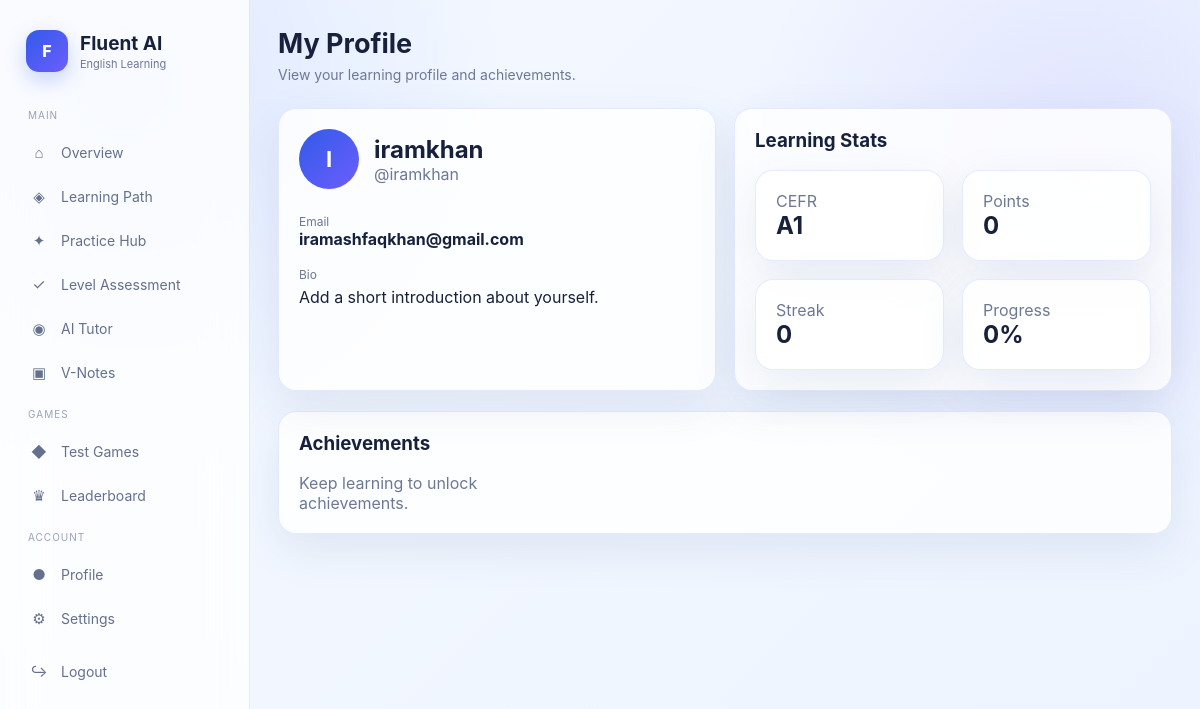
Page /profile/ (signed in) on the committed database.
### learning/models.py (models this page shows, shortened)
class UserProfile(models.Model):
    LEVEL_CHOICES = [
        ("BEGINNER", "Beginner"),
        ("ELEMENTARY", "Elementary"),
        ("INTERMEDIATE", "Intermediate"),
        ("ADVANCED", "Advanced"),
    ]
    user = models.OneToOneField(
        User,
        on_delete=models.CASCADE,
        related_name="profile"
    )
    level = models.CharField(
        max_length=20,
        choices=LEVEL_CHOICES,
        default="BEGINNER"
    )
    cefr_level = models.CharField(
        max_length=5,
        default="A1"
    )
    points = models.PositiveIntegerField(default=0)
    streak = models.PositiveIntegerField(default=0)
    progress_percent = models.FloatField(default=0)
    completed_lessons = models.PositiveIntegerField(default=0)
    last_active = models.DateTimeField(
        null=True,
        blank=True
    )
    bio = models.TextField(blank=True)
    notifications_enabled = models.BooleanField(
        default=True
    )
    dark_mode = models.BooleanField(
        default=False
    )
    created_at = models.DateTimeField(
        auto_now_add=True
    )
    updated_at = models.DateTimeField(
        auto_now=True
    )

### learning/views.py (the view)
# urls.py: path("profile/", views.profile, name="profile"),
@login_required
def profile(request):
    profile = get_profile(
        request.user
    )
    achievements = UserAchievement.objects.filter(
        user=request.user
    ).select_related(
        "achievement"
    )
    recent = LearningEvent.objects.filter(
        user=request.user
    )[:10]
    return render(
        request,
        "profile.html",
        {
            "profile": profile,
            "achievements": achievements,
            "recent": recent,
        }
    )

### learning/views.py (called while the page is built)
def get_profile(user):
    profile, created = UserProfile.objects.get_or_create(
        user=user
    )
    return profile

### learning/templates/profile.html (shortened to what this page needs)
{% extends "base.html" %}
{% block content %}
<div class="topbar">
    <div class="page-title">
        <h1>My Profile</h1>
        <p>
            View your learning profile and achievements.
        </p>
    </div>
</div>
<div class="grid grid-2">
    <div class="card">
        <div style="display:flex; align-items:center; gap:15px;">
            <div
                class="avatar"
                style="width:60px; height:60px; font-size:22px;"
            >
                {{ user.username|first|upper }}
            </div>
            <div>
                <h2>
                    {{ user.first_name|default:user.username }}
                </h2>
                <p class="muted">
                    @{{ user.username }}
                </p>
            </div>
        </div>
        <div style="margin-top:25px;">
            <p class="muted" style="font-size:12px;">
                Email
            </p>
            <strong>
                {{ user.email|default:"Not provided" }}
            </strong>
        </div>
        <div style="margin-top:18px;">
            <p class="muted" style="font-size:12px;">
                Bio
            </p>
            <p style="margin-top:5px;">
                {{ profile.bio|default:"Add a short introduction about yourself." }}
            </p>
        </div>
    </div>
    <div class="card">
        <h3>Learning Stats</h3>
        <div class="grid grid-2" style="margin-top:18px;">
            <div class="card">
                <p class="muted">CEFR</p>
                <h2>{{ profile.cefr_level|default:"A1" }}</h2>
            </div>
            <div class="card">
                <p class="muted">Points</p>
                <h2>{{ profile.points|default:0 }}</h2>
            </div>
            <div class="card">
                <p class="muted">Streak</p>
                <h2>{{ profile.streak|default:0 }}</h2>
            </div>
            <div class="card">
                <p class="muted">Progress</p>
                <h2>{{ profile.progress_percent|floatformat:0 }}%</h2>
            </div>
        </div>
    </div>
</div>
<div class="card" style="margin-top:20px;">
    <h3>Achievements</h3>
    <div class="grid grid-3" style="margin-top:18px;">
        {% for item in achievements %}
            <div class="card">
                <div style="font-size:28px;">
                    {{ item.achievement.icon }}
                </div>
                <h3 style="margin-top:10px;">
                    {{ item.achievement.title }}
                </h3>
                <p class="muted" style="margin-top:5px;">
                    {{ item.achievement.description }}
                </p>
            </div>
        {% empty %}
            <p class="muted">
                Keep learning to unlock achievements.
            </p>
        {% endfor %}
    </div>
</div>
{% endblock %}

### learning/templates/base.html (style rules this page uses)
* { box-sizing: border-box; margin: 0; padding: 0; }
:root { --primary: #315bea; --primary-dark: #2345c7; --secondary: #6d5dfc; --accent: #22a6f2; --bg: #eef5ff; --card: rgba(255, 255, 255, 0.82); --border: rgba(49, 91, 234, 0.12); --text: #17213b; --muted: #6d7895; --success: #16a36a; --danger: #e55353; --shadow: 0 15px 45px rgba(48, 75, 140, 0.10); }
body { font-family: Inter, -apple-system, BlinkMacSystemFont, "Segoe UI", sans-serif; background: radial-gradient(circle at 10% 10%, rgba(78, 126, 255, 0.14), transparent 30%), radial-gradient(circle at 90% 20%, rgba(110, 93, 252, 0.12), transparent 28%), linear-gradient(135deg, #f5f9ff, #edf4ff); color: var(--text); min-height: 100vh; }
.topbar { display: flex; align-items: center; justify-content: space-between; margin-bottom: 25px; }
.page-title h1 { font-size: 27px; line-height: 1.2; }
.page-title p { color: var(--muted); margin-top: 6px; font-size: 14px; }
.avatar { width: 35px; height: 35px; border-radius: 50%; display: flex; align-items: center; justify-content: center; color: white; font-weight: 700; background: linear-gradient(135deg, var(--primary), var(--secondary)); }
.card { background: rgba(255,255,255,0.82); border: 1px solid var(--border); border-radius: 18px; padding: 20px; box-shadow: var(--shadow); }
.card h3 { margin-bottom: 7px; }
.muted { color: var(--muted); }
.grid { display: grid; gap: 18px; }
.grid-2 { grid-template-columns: repeat(2, minmax(0, 1fr)); }
.grid-3 { grid-template-columns: repeat(3, minmax(0, 1fr)); }

### rows in the picture
UserProfile: bio "Add a short introduction about yourself.", cefr_level "A1", points "0", streak "0", progress_percent "0"

### other values in the picture
{{ user.username|first|upper }} "I"
{{ user.first_name|default:user.username }} "iramkhan"
{{ user.username }} "iramkhan"
{{ user.email|default:"Not provided" }} "iramashfaqkhan@gmail.com"
